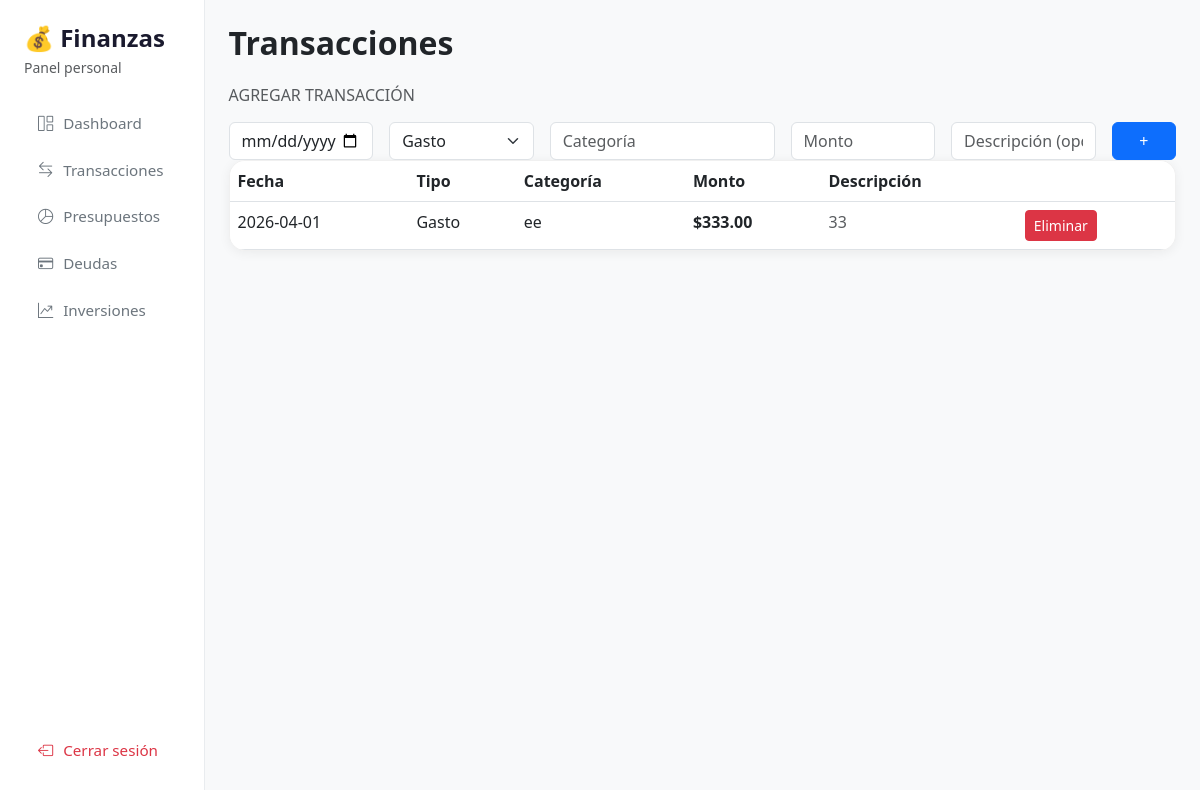
Page /transacciones (signed in) on the earlier database version.
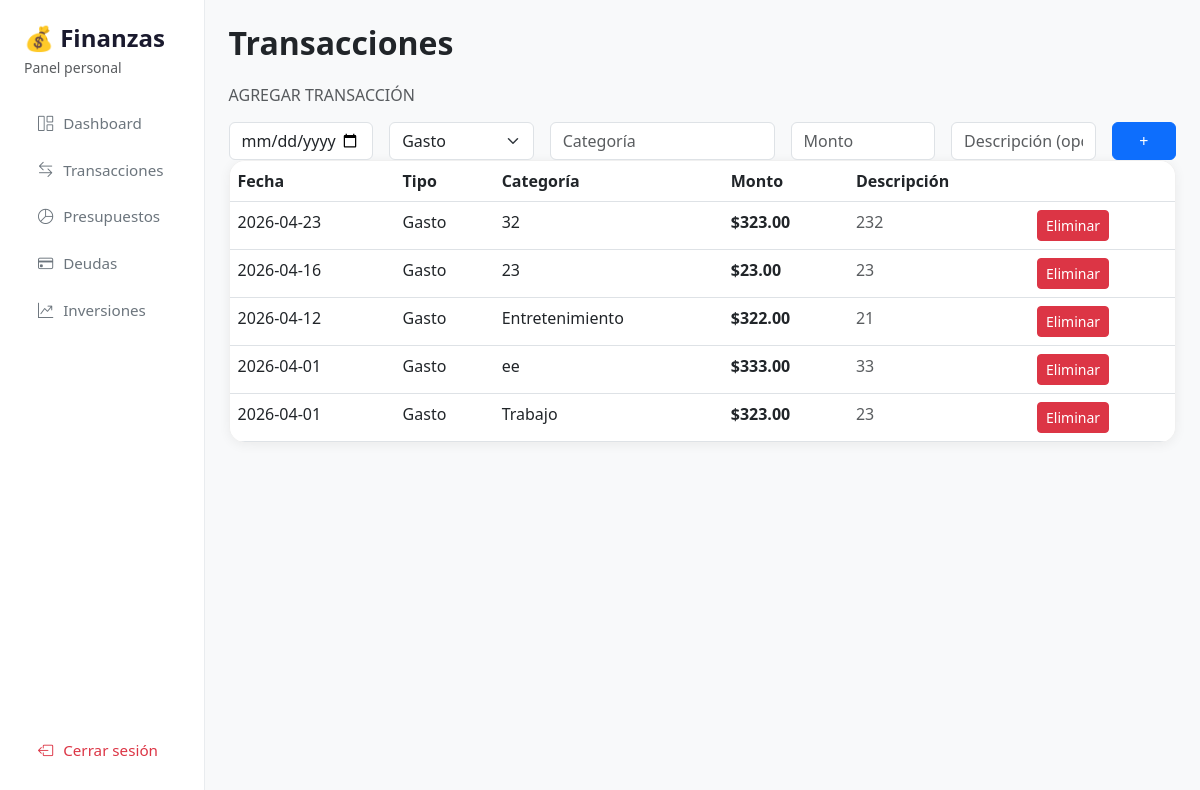
Same page on the later database version.
### tables this page shows
CREATE TABLE transacciones (
            id          INTEGER PRIMARY KEY AUTOINCREMENT,
            user_id     INTEGER NOT NULL REFERENCES users(id),
            fecha       TEXT NOT NULL,
            tipo        TEXT NOT NULL CHECK(tipo IN ('gasto', 'ingreso')),
            categoria   TEXT NOT NULL,
            monto       REAL NOT NULL,
            descripcion TEXT
        );

### app.py (the view)
@app.route('/transacciones')
def transacciones():
    user_id = session['user_id']
    lista = obtener_transacciones(user_id)
    return render_template('transacciones.html', transacciones=lista)

### app.py (called while the page is built)
@app.before_request
def verificar_sesion():
    if request.endpoint in ('login', 'register', 'static'):
        return
    if 'user_id' not in session:
        return redirect(url_for('login'))

### database.py (called while the page is built)
def get_connection():
    conn = sqlite3.connect(DATABASE)
    conn.row_factory = sqlite3.Row
    return conn

def obtener_transacciones(user_id):
    conn = get_connection()
    cursor = conn.cursor()
    cursor.execute('''
        SELECT * FROM transacciones WHERE user_id = ? ORDER BY fecha DESC
    ''', (user_id,))
    transacciones = cursor.fetchall()
    conn.close()
    return transacciones

### templates/transacciones.html (shortened to what this page needs)
{% extends 'base.html' %}
{% block contenido %}
<div class="d-flex justify-content-between align-items-center mb-4">
    <h2 class="fw-bold mb-0">Transacciones</h2>
</div>
<div class="form-card">
    <h6 class="text-muted mb-3">AGREGAR TRANSACCIÓN</h6>
    <form action="/transacciones/agregar" method="POST">
        <div class="row g-3">
            <div class="col-md-2">
                <input type="date" name="fecha" class="form-control" required>
            </div>
            <div class="col-md-2">
                <select name="tipo" class="form-select" required>
                    <option value="gasto">Gasto</option>
                </select>
            </div>
            <div class="col-md-3">
                <input type="text" name="categoria" class="form-control" placeholder="Categoría" required>
            </div>
            <div class="col-md-2">
                <input type="number" name="monto" class="form-control" placeholder="Monto" step="0.01" required>
            </div>
            <div class="col-md-2">
                <input type="text" name="descripcion" class="form-control" placeholder="Descripción (opcional)">
            </div>
            <div class="col-md-1">
                <button type="submit" class="btn btn-primary w-100">+</button>
            </div>
        </div>
    </form>
</div>
<div class="tabla-card">
    <table class="table table-hover mb-0">
        <thead>
            <tr>
                <th>Fecha</th>
                <th>Tipo</th>
                <th>Categoría</th>
                <th>Monto</th>
                <th>Descripción</th>
                <th></th>
            </tr>
        </thead>
        <tbody>
            {% for t in transacciones %}
            <tr>
                <td>{{ t['fecha'] }}</td>
                <td>
                    <span class="badge-{{ t['tipo'] }}">
                        {{ t['tipo'] | capitalize }}
                    </span>
                </td>
                <td>{{ t['categoria'] }}</td>
                <td class="fw-semibold {{ 'color-ingreso' if t['tipo'] == 'ingreso' else 'color-gasto' }}">
                    ${{ '%.2f' | format(t['monto']) }}
                </td>
                <td class="text-muted">{{ t['descripcion'] or '—' }}</td>
                <td>
                    <form action="/transacciones/elminar/{{ t['id'] }}" method="POST">
                        <button type="submit" class="btn btn-danger btn-sm">Eliminar</button>
                    </form>
                </td>
            </tr>
            {% endfor %}
        </tbody>
    </table>
</div>
{% endblock %}

### templates/base.html (shortened to what this page needs)
<!DOCTYPE html>
<html lang="es">
<head>
    <link href="https://cdn.jsdelivr.net/npm/bootstrap@5.3.0/dist/css/bootstrap.min.css" rel="stylesheet">
    <link href="https://cdn.jsdelivr.net/npm/bootstrap-icons@1.10.5/font/bootstrap-icons.css" rel="stylesheet">
    <link rel="stylesheet" href="{{ url_for('static', filename='css/style.css') }}">
</head>
<body>
<div class="d-flex">
    <nav class="sidebar d-flex flex-column p-4">
        <h4 class="fw-bold mb-1">💰 Finanzas</h4>
        <small class="text-muted mb-4">Panel personal</small>
        <a href="{{ url_for('index') }}" class="nav-link">
            <i class="bi bi-grid-1x2"></i> Dashboard
        </a>
        <a href="{{ url_for('transacciones') }}" class="nav-link">
            <i class="bi bi-arrow-left-right"></i> Transacciones
        </a>
        <a href="{{ url_for('presupuestos_page') }}" class="nav-link">
            <i class="bi bi-pie-chart"></i> Presupuestos
        </a>
        <a href="{{ url_for('deudas') }}" class="nav-link">
            <i class="bi bi-credit-card"></i> Deudas
        </a>
        <a href="{{ url_for('inversiones') }}" class="nav-link">
            <i class="bi bi-graph-up-arrow"></i> Inversiones
        </a>
        <a href="{{ url_for('logout') }}" class="nav-link mt-auto text-danger">
            <i class="bi bi-box-arrow-left"></i> Cerrar sesión
        </a>
    </nav>
    <main class="main-content flex-grow-1 p-4">
        {% block contenido %}{% endblock %}
    </main>
</div>
</body>
</html>

### static/css/style.css (style rules this page uses)
body { background-color: #f8f9fa; font-family: 'Segoe UI', system-ui, sans-serif; min-height: 100vh; }
.sidebar { width: 240px; min-height: 100vh; background: #ffffff; border-right: 1px solid #e9ecef; position: sticky; top: 0; }
.sidebar h4 { color: #1a1a2e; }
.sidebar .nav-link { color: #6c757d; border-radius: 10px; padding: 10px 14px; margin-bottom: 4px; font-size: 0.95rem; transition: all 0.2s; display: flex; align-items: center; gap: 10px; }
.main-content { max-width: 1100px; }
.color-gasto { color: #e74c3c; }
.tabla-card { background: #ffffff; border-radius: 16px; overflow: hidden; box-shadow: 0 2px 12px rgba(0,0,0,0.06); border: 1px solid #f0f0f0; }

Differences in the rows shown:
added transacciones: fecha "2026-04-23", tipo "Gasto", categoria "32", monto "323.00", descripcion "232"
added transacciones: fecha "2026-04-16", tipo "Gasto", categoria "23", monto "23.00", descripcion "23"
added transacciones: fecha "2026-04-12", tipo "Gasto", categoria "Entretenimiento", monto "322.00", descripcion "21"
added transacciones: fecha "2026-04-01", tipo "Gasto", categoria "Trabajo", monto "323.00", descripcion "23"
